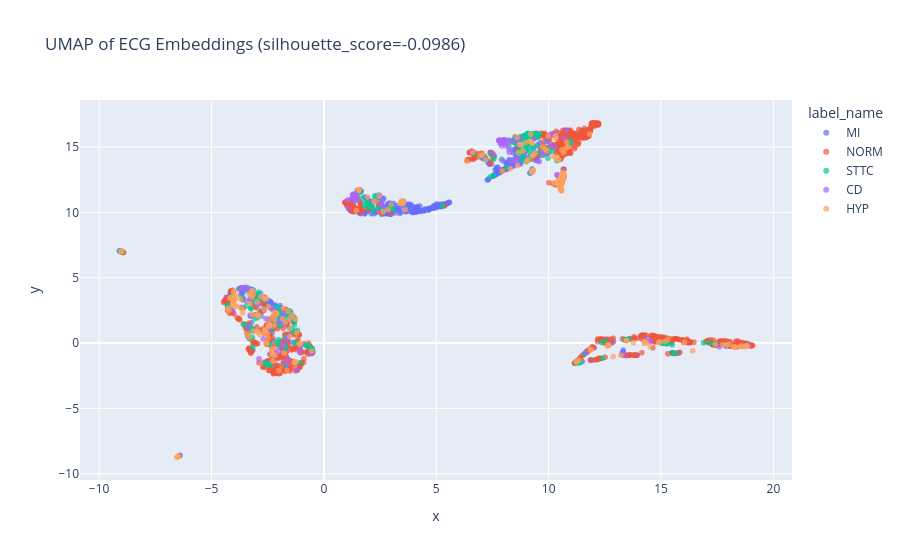

Source (notebook cell):
### Markdown cell above
# Multimodal - ECG + ATTRIBUTES

### Code cell
generate_umap_plot(*extract_embeddings_ecg_text(load_ecg_encoder(
    model_checkpoint_path="/home/giovanidl/doutorado/prelim/checkpoints/ecg/",
    model_checkpoint_name="ATTRMLP512_256_64_Epoch_30_20260214_004316.pt"
    ), val_loader_ecgattr), save_path="umap_ecg.html")

### Figure 1 — Plotly figure (JSON) as saved in the notebook; plotly's stock layout.template omitted (floating-point values rounded to 4 significant figures; data arrays with more than 128 entries replaced by an {"elided": "..."} marker saying what was removed)
{"data": [{"hovertemplate": "label_name=MI<br>x=%{x}<br>y=%{y}<extra></extra>", "legendgroup": "MI", "marker": {"color": "#636efa", "opacity": 0.7, "symbol": "circle"}, "mode": "markers", "name": "MI", "showlegend": true, "type": "scattergl", "x": {"elided": "535 float values"}, "xaxis": "x", "y": {"elided": "535 float values"}, "yaxis": "y"}, {"hovertemplate": "label_name=NORM<br>x=%{x}<br>y=%{y}<extra></extra>", "legendgroup": "NORM", "marker": {"color": "#EF553B", "opacity": 0.7, "symbol": "circle"}, "mode": "markers", "name": "NORM", "showlegend": true, "type": "scattergl", "x": {"elided": "995 float values"}, "xaxis": "x", "y": {"elided": "995 float values"}, "yaxis": "y"}, {"hovertemplate": "label_name=STTC<br>x=%{x}<br>y=%{y}<extra></extra>", "legendgroup": "STTC", "marker": {"color": "#00cc96", "opacity": 0.7, "symbol": "circle"}, "mode": "markers", "name": "STTC", "showlegend": true, "type": "scattergl", "x": {"elided": "287 float values"}, "xaxis": "x", "y": {"elided": "287 float values"}, "yaxis": "y"}, {"hovertemplate": "label_name=CD<br>x=%{x}<br>y=%{y}<extra></extra>", "legendgroup": "CD", "marker": {"color": "#ab63fa", "opacity": 0.7, "symbol": "circle"}, "mode": "markers", "name": "CD", "showlegend": true, "type": "scattergl", "x": {"elided": "129 float values"}, "xaxis": "x", "y": {"elided": "129 float values"}, "yaxis": "y"}, {"hovertemplate": "label_name=HYP<br>x=%{x}<br>y=%{y}<extra></extra>", "legendgroup": "HYP", "marker": {"color": "#FFA15A", "opacity": 0.7, "symbol": "circle"}, "mode": "markers", "name": "HYP", "showlegend": true, "type": "scattergl", "x": {"elided": "237 float values"}, "xaxis": "x", "y": {"elided": "237 float values"}, "yaxis": "y"}], "layout": {"legend": {"title": {"text": "label_name"}, "tracegroupgap": 0}, "title": {"text": "UMAP of ECG Embeddings (silhouette_score=-0.0986)"}, "xaxis": {"anchor": "y", "domain": [0, 1], "title": {"text": "x"}}, "yaxis": {"anchor": "x", "domain": [0, 1], "title": {"text": "y"}}}}
